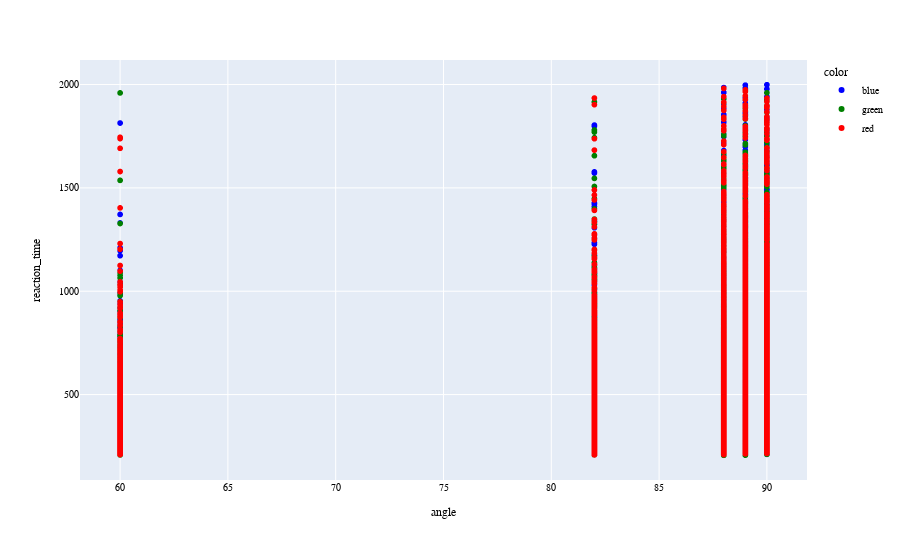

The code cell stored with this chart in its notebook:
### Markdown cell above
# reaction_time points

### Code cell
filter_group = quantile_outlier_filter("reaction_time", lower_q=0.1)
single_filter_df = events_df.groupby(["color", "angle"]).apply(filter_group).drop(columns=["color", "angle"]).reset_index()
fig = px.scatter(single_filter_df, x="angle", y="reaction_time", color="color", color_discrete_map={
                "red": "red",
                "green": "green",
                "blue": "blue"})
fig.update_layout(
    title_x=0.5,
    font= my_font,
                )
fig.show()

### Figure 1 — Plotly figure (JSON) as saved in the notebook; plotly's stock layout.template omitted (floating-point values rounded to 4 significant figures; data arrays with more than 128 entries replaced by an {"elided": "..."} marker saying what was removed)
{"data": [{"hovertemplate": "color=blue<br>angle=%{x}<br>reaction_time=%{y}<extra></extra>", "legendgroup": "blue", "marker": {"color": "blue", "symbol": "circle"}, "mode": "markers", "name": "blue", "showlegend": true, "type": "scattergl", "x": {"elided": "17267 int values"}, "xaxis": "x", "y": {"elided": "17267 float values"}, "yaxis": "y"}, {"hovertemplate": "color=green<br>angle=%{x}<br>reaction_time=%{y}<extra></extra>", "legendgroup": "green", "marker": {"color": "green", "symbol": "circle"}, "mode": "markers", "name": "green", "showlegend": true, "type": "scattergl", "x": {"elided": "17160 int values"}, "xaxis": "x", "y": {"elided": "17160 float values"}, "yaxis": "y"}, {"hovertemplate": "color=red<br>angle=%{x}<br>reaction_time=%{y}<extra></extra>", "legendgroup": "red", "marker": {"color": "red", "symbol": "circle"}, "mode": "markers", "name": "red", "showlegend": true, "type": "scattergl", "x": {"elided": "17203 int values"}, "xaxis": "x", "y": {"elided": "17203 float values"}, "yaxis": "y"}], "layout": {"autosize": true, "font": {"color": "black", "family": "Vazir", "size": 10}, "legend": {"title": {"text": "color"}, "tracegroupgap": 0}, "margin": {"t": 60}, "title": {"x": 0.5}, "xaxis": {"anchor": "y", "autorange": true, "domain": [0, 1], "range": [58.18, 91.82], "title": {"text": "angle"}, "type": "linear"}, "yaxis": {"anchor": "x", "autorange": true, "domain": [0, 1], "range": [67.64, 2138.0], "title": {"text": "reaction_time"}, "type": "linear"}}}
